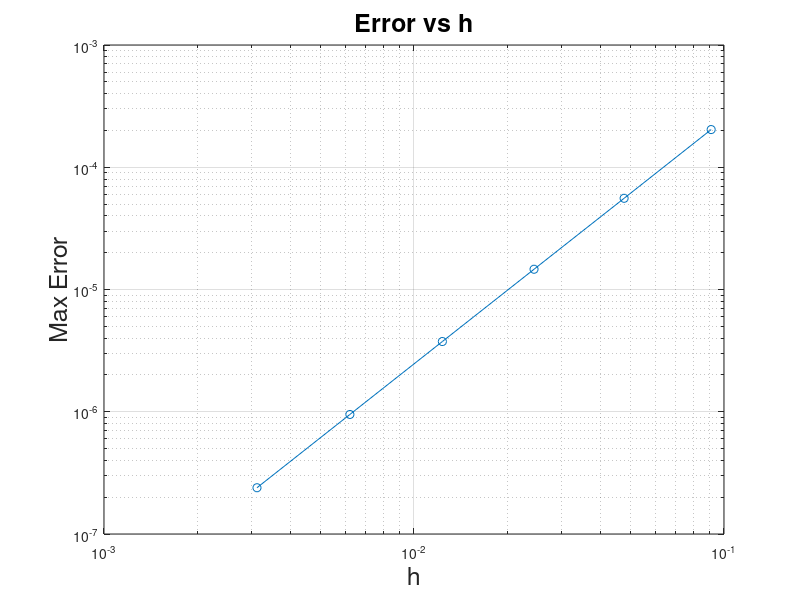

MATLAB code for this plot:
format long g

error = [];
hs = [];
for n = [10, 20, 40, 80, 160, 320]
    h = 1/(n+1);
    x = (h:h:1-h)';
    f = (log(3)^2 - 1) * 3.^x;
    uexact = 3.^x;

    main = -2 * ones(n,1);
    off = ones(n-1,1);
    L = (diag(main) + diag(off,1) + diag(off,-1)) / h^2;
    A = L - eye(n);
    f(1) = f(1) - 1 / h^2;
    f(n) = f(n) - 3 / h^2;

    unumeric = A \ f;
    error(end+1) = max(abs(unumeric - uexact));
    hs(end+1) = h;
end

loglog(hs, error, 'o-');
xlabel('h', 'fontsize', 18);
ylabel('Max Error', 'fontsize', 18);
title('Error vs h', 'fontsize', 18);
grid on;

